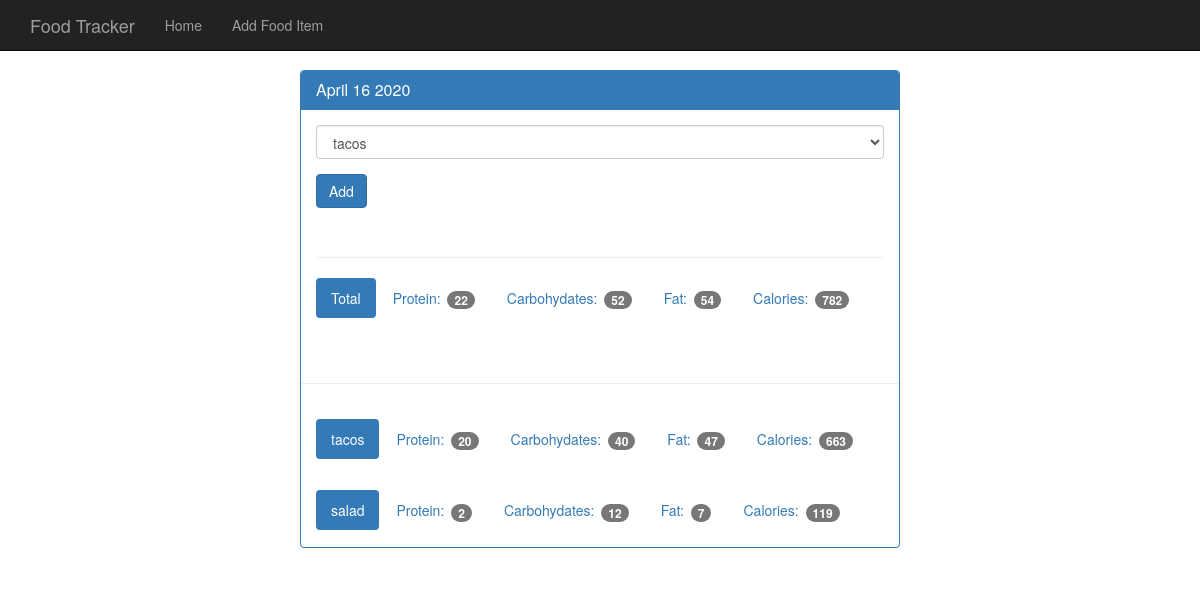
Screenshot of /view/20200416 with the database file from the repository.
### tables this page shows
CREATE TABLE food(
    id integer primary key autoincrement,
    name text not null,
    protein integer not null,
    carbohydrates integer not null,
    fat integer not null,
    calories integer not null
);

### app.py (the view, shortened to what this page needs)
@app.route("/view/<date>", methods=["GET", "POST"])
def view(date):
    db = get_db()
    cur = db.execute("select id, entry_date from log_date where entry_date = ?", [date])
    date_result = cur.fetchone()
    selected_date = datetime.strftime(helper_date(date_result), "%B %d %Y")
    food_cur = db.execute("select id, name from food")
    res_food = food_cur.fetchall()
    log_cur = db.execute(
        "select food.name, food.protein, food.carbohydrates, food.fat, food.calories from log_date join food_date on food_date.log_date_id = log_date.id join food on food.id = food_date.food_id where log_date.entry_date = ?",
        [date],
    )
    log_res = log_cur.fetchall()
    day_total = {"protein": 0, "carbohydrates": 0, "fat": 0, "calories": 0}
    for food in log_res:
        day_total["protein"] += food["protein"]
        day_total["carbohydrates"] += food["carbohydrates"]
        day_total["fat"] += food["fat"]
        day_total["calories"] += food["calories"]
    return render_template(
        "day.html",
        entry_date=date_result["entry_date"],
        selected_date=selected_date,
        res_food=res_food,
        log_res=log_res,
        day_total=day_total,
    )

### database/database.py (called while the page is built)
def connect_db():
    sql = sqlite3.connect(
        "/Users/roberthunnicutt/Downloads/starting_html/food_tracker.db"
    )
    sql.row_factory = sqlite3.Row
    return sql

def get_db():
    if not hasattr(g, "sqlite_db"):
        g.sqlite_db = connect_db()
    return g.sqlite_db

### helpers/helpers.py (called while the page is built)
def helper_date(date):
    d = datetime.strptime(str(date['entry_date']),'%Y%m%d')
    return d

### templates/day.html
{% extends 'base.html' %}
{% block content %}
<nav class="navbar navbar-inverse navbar-fixed-top">
  <div class="container">
    <div class="navbar-header">
      <a class="navbar-brand" href="{{url_for('index')}}">Food Tracker</a>
    </div>
    <div id="navbar" class="navbar-collapse collapse">
      <ul class="nav navbar-nav">
        <li><a href="{{url_for('index')}}">Home</a></li>
        <li><a href="{{url_for('food')}}">Add Food Item</a></li>
      </ul>
    </div>
  </div>
</nav>
<div class="container theme-showcase col-sm-6 col-sm-offset-3" role="main">
  <div class="row">
    <div>
      <div class="panel panel-primary">
        <div class="panel-heading">
          <h3 class="panel-title">{{selected_date}}</h3>
        </div>
        <div class="panel-body">
          <form method="POST" action="{{url_for('view',date=entry_date)}}">
            <div class="form-group">
              <select name="selected_food" class="form-control">
                {% for food in res_food %}
                <option value="{{food.id}}">{{food.name}}</option>
                {% endfor %}
              </select>
            </div>
            <button type="submit" class="btn btn-primary">Add</button>
          </form>
          <div class="page-header"></div>
          <ul class="nav nav-pills" role="tablist">
            <li class="active"><a>Total</a></li>
            <li><a>Protein: <span class="badge">{{day_total.protein}}</span></a></li>
            <li><a>Carbohydates: <span class="badge">{{day_total.carbohydrates}}</span></a></li>
            <li><a>Fat: <span class="badge">{{day_total.fat}}</span></a></li>
            <li><a>Calories: <span class="badge">{{day_total.calories}}</span></a></li>
          </ul>
        </div>
        <div class="page-header"></div>
        {% for food in log_res %}
        <div class="panel-body">
          <ul class="nav nav-pills" role="tablist">
            <li class="active"><a>{{food.name}}</a></li>
            <li><a>Protein: <span class="badge">{{food.Protein}}</span></a></li>
            <li><a>Carbohydates: <span class="badge">{{food.carbohydrates}}</span></a></li>
            <li><a>Fat: <span class="badge">{{food.fat}}</span></a></li>
            <li><a>Calories: <span class="badge">{{food.calories}}</span></a></li>
          </ul>
        </div>
        {% endfor %}
      </div>
    </div>
  </div>
</div>
{%  endblock %}

### static/theme.css (style rules this page uses)
body { padding-top: 70px; padding-bottom: 30px; }

### rows the page displays
food: name "tacos", Protein "20", carbohydrates "40", fat "47", calories "663"
food: name "salad", Protein "2", carbohydrates "12", fat "7", calories "119"

### other values shown
{{ selected_date }} "April 16 2020"
{{ day_total.protein }} "22"
{{ day_total.carbohydrates }} "52"
{{ day_total.fat }} "54"
{{ day_total.calories }} "782"
form field selected_food "tacos"
